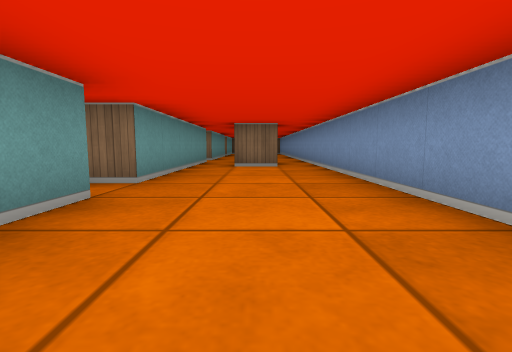
View 1 (above)

14 first-person views from a walk through a cub3D level. The camera is about half as high as the walls, tilts 6° down and sees 85° across. The floor is counted in squares. Each view is taken from the middle of a square. On the plan, view 1 faces up. The plan holds only what a view shows up to about 9 squares ahead; the rest is blank.

View 2
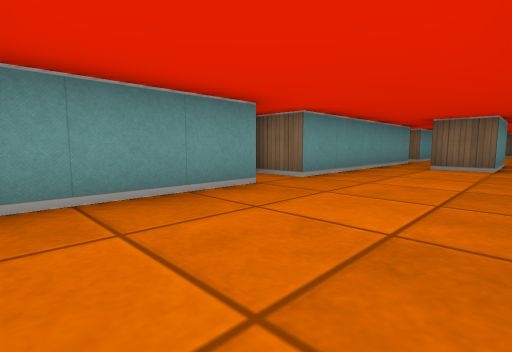

View 3
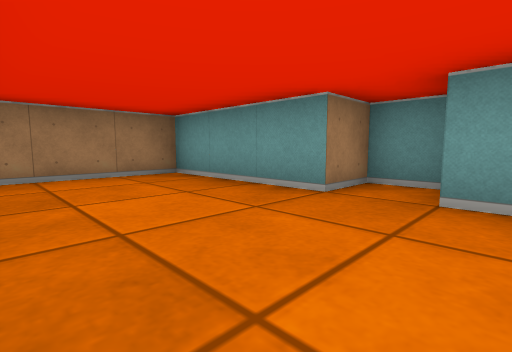

View 4
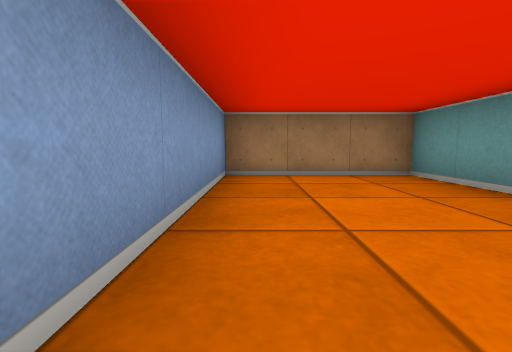

View 5
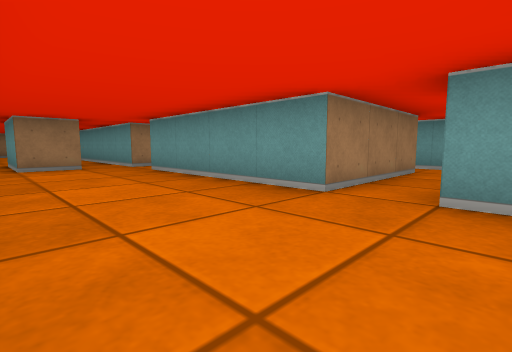

View 6
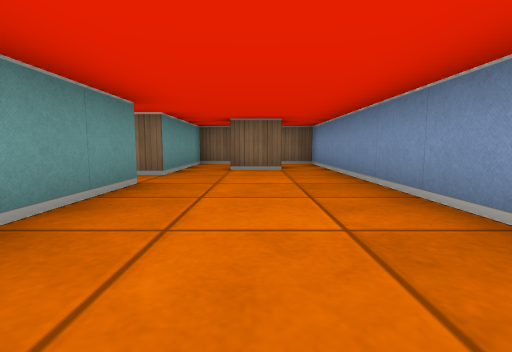

View 7
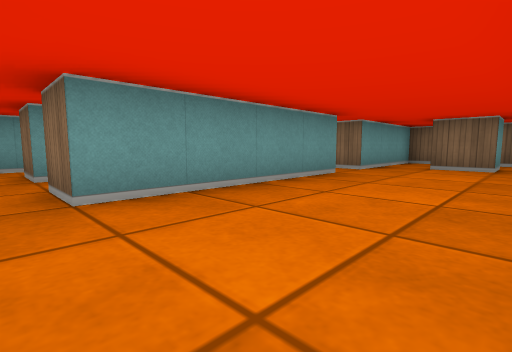

View 8
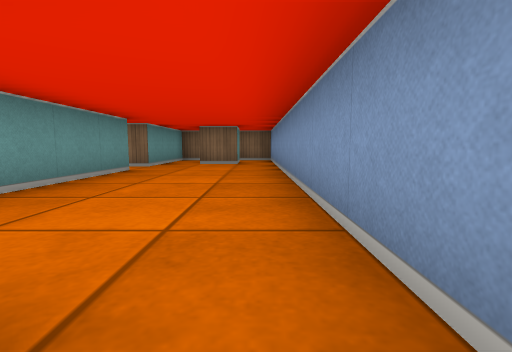

View 9
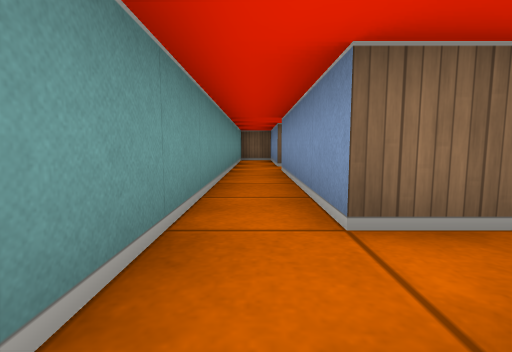

View 10
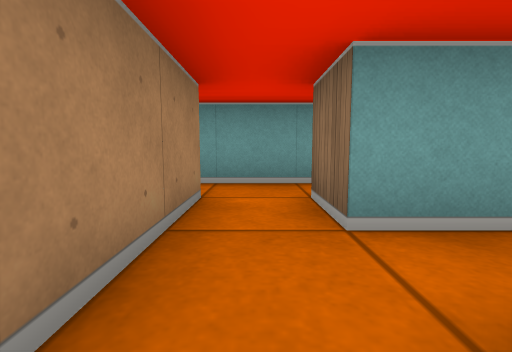

View 11
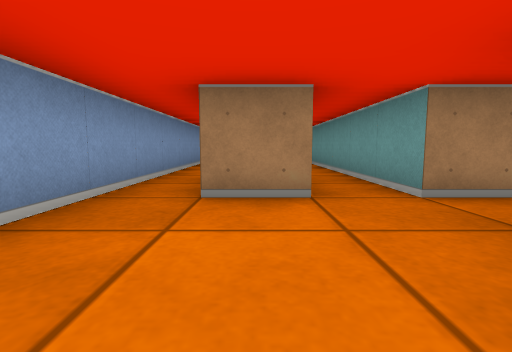

View 12
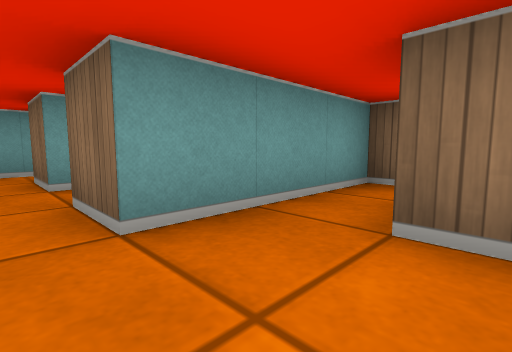

View 13
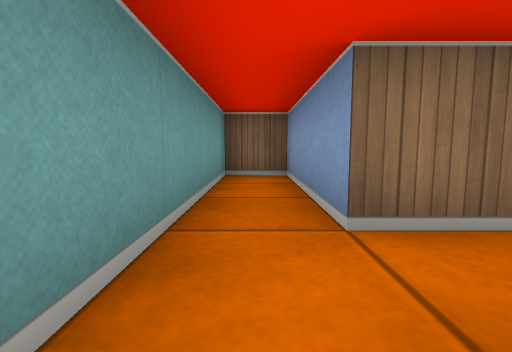

View 14
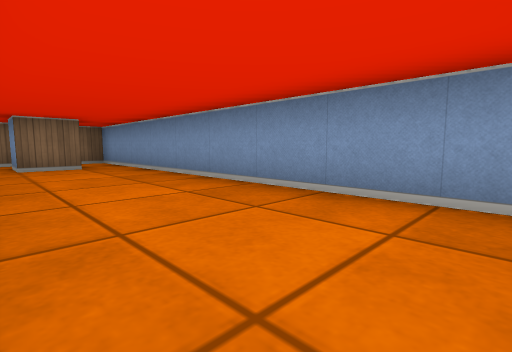

### Floor plan
Ten units are one square. View 1 is at (0, 0); x grows to the right and y downward. Boxes are objects, and circles mark ways between rooms. Rooms are numbered by the first view taken in them; rooms with no view inside come last. Other rooms are left out.
<svg viewBox="-60 -180 80 190">
<path fill="none" stroke="#000" d="M5 -65 -5 -65M-15 -65 -15 -35 -25 -35 -25 -25 -15 -25 -15 5 15 5 15 -65M-25 -135 -15 -135 -15 -95 -25 -95M-6 -85 5 -85 5 -65M-25 -85 -15 -85 -15 -65M5 -165 5 -155 -5 -155 -5 -165M15 -65 15 -175 -15 -175 -15 -145 -25 -145M-45 -95 -45 -135M-45 -145 -45 -175 -55 -175 -55 -82M-35 -145 -45 -145M-45 -135 -25 -135M-35 -105 -35 -95 -45 -95M-45 -85 -25 -85"/>
<circle cx="-10" cy="-75" r="3" fill="#2a7"/>
<circle cx="10" cy="-75" r="3" fill="#2a7"/>
<circle cx="-20" cy="-140" r="3" fill="#2a7"/>
<circle cx="-20" cy="-90" r="3" fill="#2a7"/>
<circle cx="-40" cy="-140" r="3" fill="#2a7"/>
<circle cx="-40" cy="-90" r="3" fill="#2a7"/>
<text x="0" y="-30">1</text>
<text x="0" y="-120">2</text>
<text x="-50" y="-80">3</text>
<text x="-30" y="-150">4</text>
<text x="-30" y="-100">5</text>
</svg>
Room 1 opens to room 2. Room 2 opens to room 4. Room 2 opens to room 5. Room 3 opens to room 4. Room 3 opens to room 5.

Where each view was taken, in squares from view 1:
view 1: 0 up, 0 right, facing up
view 2: 0 up, 1 right, facing up-left
view 3: 4 up, 1 right, facing down-left
view 4: 4 up, 1 right, facing down
view 5: 15 up, 1 right, facing down-left
view 6: 10 up, 0 right, facing up
view 7: 9 up, 1 right, facing up-left
view 8: 8 up, 1 right, facing up
view 9: 8 up, 5 left, facing up
view 10: 9 up, 2 left, facing left
view 11: 11 up, 0 right, facing down
view 12: 14 up, 0 right, facing up-left
view 13: 13 up, 5 left, facing up
view 14: 9 up, 1 left, facing up-right
